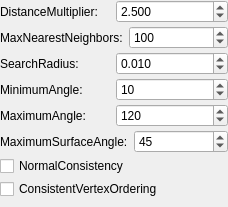
             <widget class="QWidget" name="scrollAreaWidgetContents">
              <property name="geometry">
               <rect>
                <x>0</x>
                <y>0</y>
                <width>228</width>
                <height>207</height>
               </rect>
              </property>
              <layout class="QVBoxLayout" name="verticalLayout_2">
               <property name="spacing">
                <number>3</number>
               </property>
               <property name="leftMargin">
                <number>0</number>
               </property>
               <property name="topMargin">
                <number>0</number>
               </property>
               <property name="rightMargin">
                <number>0</number>
               </property>
               <property name="bottomMargin">
                <number>0</number>
               </property>
               <item>
                <layout class="QHBoxLayout" name="horizontalLayout_2">
                 <item>
                  <widget class="QLabel" name="label">
                   <property name="text">
                    <string>DistanceMultiplier:</string>
                   </property>
                  </widget>
                 </item>
                 <item>
                  <widget class="QDoubleSpinBox" name="dspin_mu">
                   <property name="sizePolicy">
                    <sizepolicy hsizetype="Ignored" vsizetype="Fixed">
                     <horstretch>0</horstretch>
                     <verstretch>0</verstretch>
                    </sizepolicy>
                   </property>
                   <property name="maximumSize">
                    <size>
                     <width>16777215</width>
                     <height>24</height>
                    </size>
                   </property>
                   <property name="toolTip">
                    <string>&lt;html&gt;&lt;head/&gt;&lt;body&gt;&lt;p&gt;Set the multiplier of the nearest neighbor distance to obtain the final search radius for each point(this will make the algorithm adapt to different point densities in the cloud).&lt;/p&gt;&lt;/body&gt;&lt;/html&gt;</string>
                   </property>
                   <property name="prefix">
                    <string/>
                   </property>
                   <property name="decimals">
                    <number>3</number>
                   </property>
                   <property name="maximum">
                    <double>99999.000000000000000</double>
                   </property>
                   <property name="value">
                    <double>2.500000000000000</double>
                   </property>
                  </widget>
                 </item>
                </layout>
               </item>
               <item>
                <layout class="QHBoxLayout" name="horizontalLayout_3">
                 <item>
                  <widget class="QLabel" name="label_2">
                   <property name="text">
                    <string>MaxNearestNeighbors: </string>
                   </property>
                  </widget>
                 </item>
                 <item>
                  <widget class="QSpinBox" name="spin_nnn">
                   <property name="sizePolicy">
                    <sizepolicy hsizetype="Ignored" vsizetype="Fixed">
                     <horstretch>0</horstretch>
                     <verstretch>0</verstretch>
                    </sizepolicy>
                   </property>
                   <property name="maximumSize">
                    <size>
                     <width>16777215</width>
                     <height>24</height>
                    </size>
                   </property>
                   <property name="toolTip">
                    <string>Set the maximum number of nearest neighbors to be searched for.</string>
                   </property>
                   <property name="prefix">
                    <string/>
                   </property>
                   <property name="maximum">
                    <number>99999</number>
                   </property>
                   <property name="value">
                    <number>100</number>
                   </property>
                   <property name="displayIntegerBase">
                    <number>10</number>
                   </property>
                  </widget>
                 </item>
                </layout>
               </item>
               <item>
                <layout class="QHBoxLayout" name="horizontalLayout_4">
                 <item>
                  <widget class="QLabel" name="label_3">
                   <property name="text">
                    <string>SearchRadius: </string>
                   </property>
                  </widget>
                 </item>
                 <item>
                  <widget class="QDoubleSpinBox" name="dspin_radius">
                   <property name="sizePolicy">
                    <sizepolicy hsizetype="Ignored" vsizetype="Fixed">
                     <horstretch>0</horstretch>
                     <verstretch>0</verstretch>
                    </sizepolicy>
                   </property>
                   <property name="maximumSize">
                    <size>
                     <width>16777215</width>
                     <height>24</height>
                    </size>
                   </property>
                   <property name="toolTip">
                    <string>&lt;html&gt;&lt;head/&gt;&lt;body&gt;&lt;p&gt;Set the sphere radius that is to be used for determining the k-nearest neighbors used for triangulating.&lt;/p&gt;&lt;p&gt;&lt;span style=&quot; color:#000000;&quot;&gt;note:This distance limits the maximum edge length!&lt;/span&gt;&lt;/p&gt;&lt;/body&gt;&lt;/html&gt;</string>
                   </property>
                   <property name="prefix">
                    <string/>
                   </property>
                   <property name="decimals">
                    <number>3</number>
                   </property>
                   <property name="maximum">
                    <double>99999.000000000000000</double>
                   </property>
                   <property name="value">
                    <double>0.010000000000000</double>
                   </property>
                  </widget>
                 </item>
                </layout>
               </item>
               <item>
                <layout class="QHBoxLayout" name="horizontalLayout_5">
                 <item>
                  <widget class="QLabel" name="label_4">
                   <property name="text">
                    <string>MinimumAngle: </string>
                   </property>
                  </widget>
                 </item>
                 <item>
                  <widget class="QSpinBox" name="spin_minangle">
                   <property name="prefix">
                    <string/>
                   </property>
                   <property name="maximum">
                    <number>180</number>
                   </property>
                   <property name="value">
                    <number>10</number>
                   </property>
                  </widget>
                 </item>
                </layout>
               </item>
               <item>
                <layout class="QHBoxLayout" name="horizontalLayout_6">
                 <item>
                  <widget class="QLabel" name="label_5">
                   <property name="text">
                    <string>MaximumAngle: </string>
                   </property>
                  </widget>
                 </item>
                 <item>
                  <widget class="QSpinBox" name="spin_maxangle">
                   <property name="prefix">
                    <string/>
                   </property>
                   <property name="maximum">
                    <number>180</number>
                   </property>
                   <property name="value">
                    <number>120</number>
                   </property>
                  </widget>
                 </item>
                </layout>
               </item>
               <item>
                <layout class="QHBoxLayout" name="horizontalLayout_7">
                 <item>
                  <widget class="QLabel" name="label_6">
                   <property name="text">
                    <string>MaximumSurfaceAngle: </string>
                   </property>
                  </widget>
                 </item>
                 <item>
                  <widget class="QSpinBox" name="spin_maxsurface">
                   <property name="suffix">
                    <string/>
                   </property>
                   <property name="prefix">
                    <string/>
                   </property>
                   <property name="maximum">
                    <number>180</number>
                   </property>
                   <property name="value">
                    <number>45</number>
                   </property>
                  </widget>
                 </item>
                </layout>
               </item>
               <item>
                <widget class="QCheckBox" name="check_consistent">
                 <property name="text">
                  <string>NormalConsistency</string>
                 </property>
                </widget>
               </item>
               <item>
                <widget class="QCheckBox" name="check_consistent_order">
                 <property name="text">
                  <string>ConsistentVertexOrdering</string>
                 </property>
                </widget>
               </item>
               <item>
                <spacer name="verticalSpacer">
                 <property name="orientation">
                  <enum>Qt::Vertical</enum>
                 </property>
                 <property name="sizeHint" stdset="0">
                  <size>
                   <width>20</width>
                   <height>40</height>
                  </size>
                 </property>
                </spacer>
               </item>
              </layout>
             </widget>
